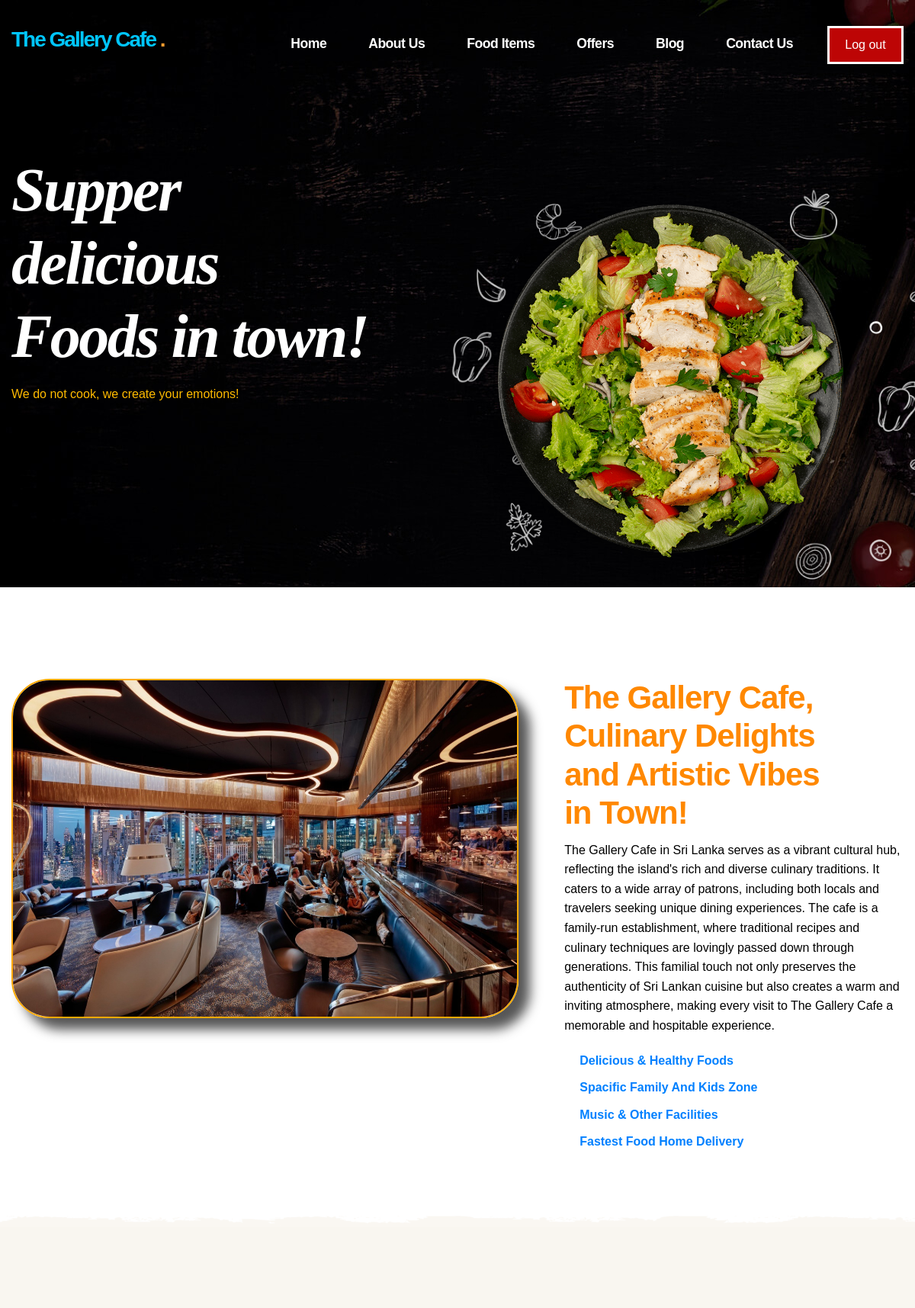
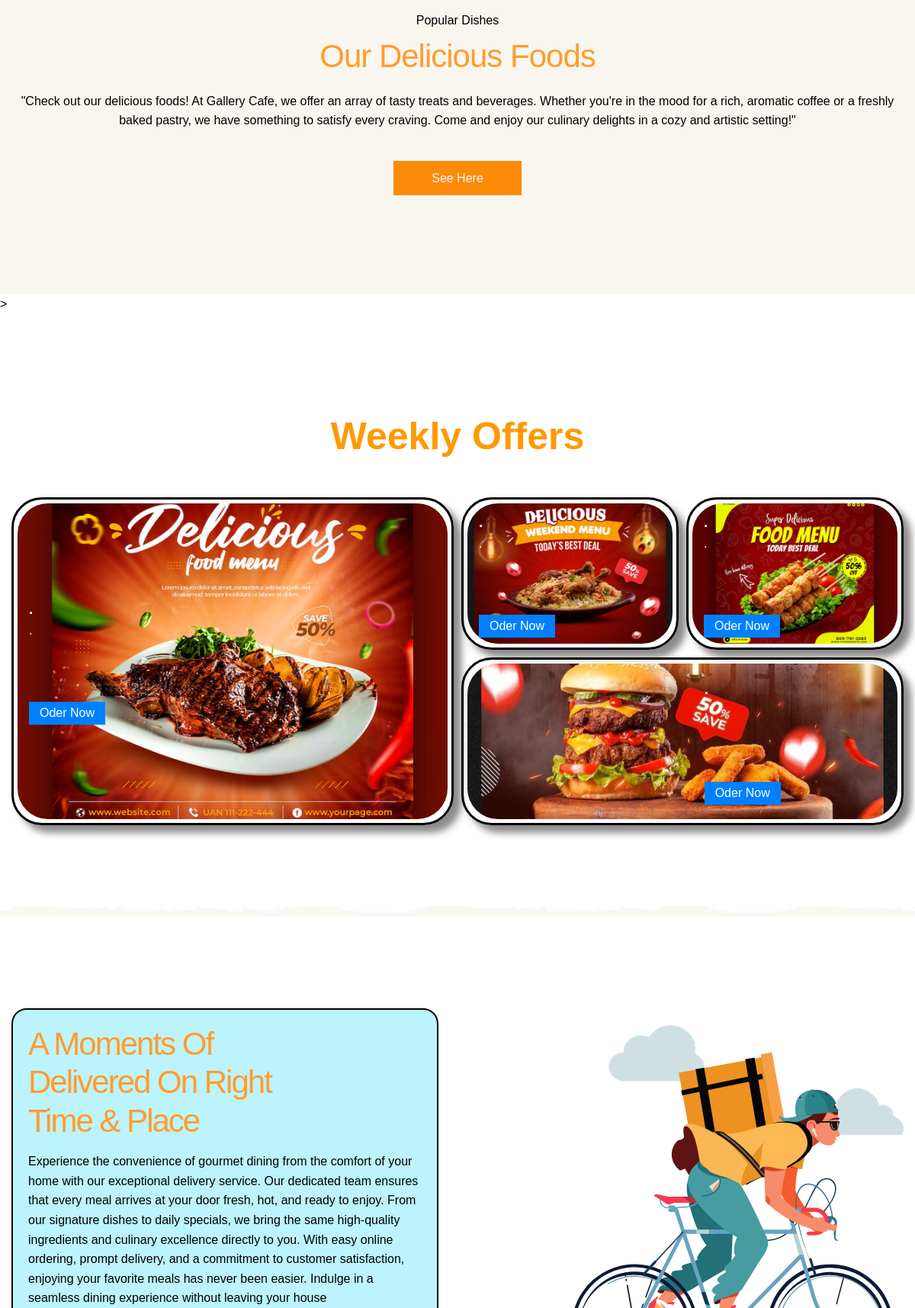
/customer.php (upper part), run on the app's committed database (2 pictures, top to bottom).
### tables this page shows
CREATE TABLE `banner_details` (
  `id` int(11) NOT NULL,
  `photo_path` varchar(255) NOT NULL,
  `title` varchar(255) NOT NULL,
  `subtitle` varchar(255) NOT NULL,
  `created_at` timestamp NOT NULL DEFAULT current_timestamp()
);

### customer.php (the view, shortened to what this page needs)
<!DOCTYPE html>
<html lang="en">
<head>
  <link rel="stylesheet" href="./assets/css/cus style.css">
</head>
<body id="top">
  <header class="header" data-header>
    <div class="container">
      <h1>
        <a href="#" class="logo"> The Gallery Cafe <span class="span">.</span></a>
      </h1>
      <nav class="navbar" data-navbar>
        <ul class="navbar-list">
          <li class="nav-item">
            <a href="#home" class="navbar-link" data-nav-link>Home</a>
          </li>
          <li class="nav-item">
            <a href="#about" class="navbar-link" data-nav-link>About Us</a>
          </li>
          <li class="nav-item">
            <a href="#food-menu" class="navbar-link" data-nav-link>Food Items</a>
          </li>
          <li class="nav-item">
            <a href="#Offers" class="navbar-link" data-nav-link>Offers</a>
          </li>
          <li class="nav-item">
            <a href="#blog" class="navbar-link" data-nav-link>Blog</a>
          </li>
          <li class="nav-item">
            <a href="#contact" class="navbar-link" data-nav-link>Contact Us</a>
          </li>
        </ul>
      </nav>
      <div class="header-btn-group">
        <a href="index.php"><button class="log-btn-hover" >Log out</button></a>
      </div>
    </div>
  </header>
      <section class="hero" id="home" style="background-image: url('./assets/images/hero-bg.jpg')">
        <div class="container">
          <div class="hero-content">
            <h2 class="h1 hero-title">Supper delicious Foods in town!</h2>
            <p class="hero-text">We do not cook, we create your emotions!</p>
          </div>
          <figure class="hero-banner">
            <img src="./assets/images/hero-banner.png" width="700" height="637" loading="lazy" alt="Burger"
              class="w-100 hero-img">
          </figure>
        </div>
      </section>
      <section class="section section-divider gray about" id="about">
        <div class="container">
          <div class="about-banner">
            <img src="./assets/images/about.jpg" width="509" height="459" loading="lazy" alt="Burger with Drinks"
              class="w-100 about-img">
          </div>
          <div class="about-content">
            <h2 class="h2 section-title">
              The Gallery Cafe, Culinary Delights and Artistic Vibes
              <span class="span">in Town!</span>
            </h2>
            <p class="section-text">
              The Gallery Cafe in Sri Lanka serves as a vibrant cultural hub, reflecting the island's rich and diverse culinary traditions. It caters to a wide array of patrons, including both locals and travelers seeking unique dining experiences. The cafe is a family-run establishment, where traditional recipes and culinary techniques are lovingly passed down through generations. This familial touch not only preserves the authenticity of Sri Lankan cuisine but also creates a warm and inviting atmosphere, making every visit to The Gallery Cafe a memorable and hospitable experience.
            </p>
            <ul class="about-list">
              <li class="about-item">
                <span class="span">Delicious & Healthy Foods</span>
              </li>
              <li class="about-item">
                <span class="span">Spacific Family And Kids Zone</span>
              </li>
              <li class="about-item">
                <span class="span">Music & Other Facilities</span>
              </li>
              <li class="about-item">
                <span class="span">Fastest Food Home Delivery</span>
              </li>
            </ul>
          </div>
        </div>
      </section>
      <section class="section food-menu" id="food-menu">
        <div class="container">
          <p class="section-subtitle">Popular Dishes</p>
          <h2 class="h2 section-title">
            Our Delicious <span class="span">Foods</span>
          </h2>
          <p class="section-text">
            "Check out our delicious foods! At Gallery Cafe, we offer an array of tasty treats and beverages. Whether you're in the mood for a rich, aromatic coffee or a freshly baked pastry, we have something to satisfy every craving. Come and enjoy our culinary delights in a cozy and artistic setting!"
          </p>
                </div>
           <a href="./Customer/cus food.php" id="food-btn"><button>See Here</button></a>
      </section>
     >
<section class="section section-divider gray banner" id="Offers">
<h1>Weekly Offers</h1>
    <div class="container">
        <ul class="banner-list">
            <?php
            $servername = "localhost";
            $username = "root";
            $password = "";
            $dbname = "gallery_cafe";
            $conn = new mysqli($servername, $username, $password, $dbname);
            $sql = "SELECT photo_path, title, subtitle FROM banner_details ORDER BY id DESC LIMIT 4";
            $result = $conn->query($sql);
            if ($result->num_rows > 0) {
                $count = 0;
                while($row = $result->fetch_assoc()) {
                    $bannerClass = "";
                    if ($count == 0) {
                        $bannerClass = "banner-lg";
                    } elseif ($count == 1 || $count == 2) {
                        $bannerClass = "banner-sm";
                    } elseif ($count == 3) {
                        $bannerClass = "banner-md";
                    }
                    echo '<li class="banner-item ' . $bannerClass . '">
                            <div class="banner-card">
                                <img src="' . $row["photo_path"] . '" alt="' . $row["title"] . '" class="banner-img">
                                <div class="banner-item-content">
                                    <h3 class="banner-title">' . $row["title"] . '</h3>
                                    <p class="banner-subtitle">' . $row["subtitle"] . '</p>
    <a href="./Customer/cus food.php"><button id="oder-now-btn">Oder Now</button></a>
                                </div>
                            </div>
                          </li>';
                    $count++;
                }
            } else {
                echo "<p>No banners found.</p>";
            }
            ?>
        </ul>
    </div>
</section>
      <section class="section section-divider gray delivery">
        <div class="container">
          <div class="delivery-content">
            <h2 class="h2 section-title">
              A Moments Of Delivered On Right Time & Place
            </h2>
            <p class="section-text">
              Experience the convenience of gourmet dining from the comfort of your home with our exceptional delivery service. Our dedicated team ensures that every meal arrives at your door fresh, hot, and ready to enjoy. From our signature dishes to daily specials, we bring the same high-quality ingredients and culinary excellence directly to you. With easy online ordering, prompt delivery, and a commitment to customer satisfaction, enjoying your favorite meals has never been easier. Indulge in a seamless dining experience without leaving your house
            </p>
          </div>
          <figure class="delivery-banner">
              <img src="./assets/images/delivery-boy.svg" width="1000" height="880" loading="lazy" alt=""
              class="w-100 delivery-img" data-delivery-boy>
          </figure>
        </div>
      </section>
</body>
</html>

### data on the page
banner_details: photo_path (picture), title ".", subtitle "."
banner_details: photo_path (picture), title ".", subtitle "."
banner_details: photo_path (picture), title ".", subtitle "."
banner_details: photo_path (picture), title ".", subtitle "."
